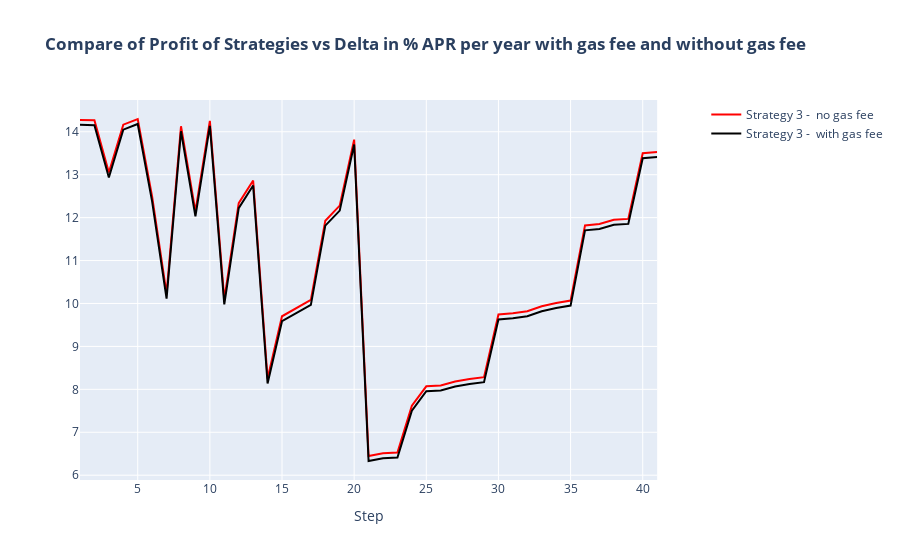

The code cell stored with this chart in its notebook:
### Code cell
fig = make_subplots(subplot_titles=('' ), specs=[[{"secondary_y": True}]])

fig.add_trace(go.Scatter(x=z, y=pr33, line=dict(color='red'), name='Strategy 3 -  no gas fee'), secondary_y=False)
fig.add_trace(go.Scatter(x=z, y=pr33_gas, line=dict(color='black'), name='Strategy 3 -  with gas fee'), secondary_y=False)
#fig.add_trace(go.Scatter(x=z, y=pr22, line=dict(color='green'), name='Strategy 2 - TVL Velosity no gas fee'), secondary_y=True)
#fig.add_trace(go.Scatter(x=z, y=pr22_gas, line=dict(color='green'), name='Strategy 2 - TVL Velosity with gas fee'), secondary_y=True)
#fig.add_trace(go.Scatter(x=z, y=pr33, line=dict(color='grey'), name='Strategy 3 - TVL vs Delta'), secondary_y=False)


fig.update_layout(title_text='<b>Compare of Profit of Strategies vs Delta in % APR per year with gas fee and without gas fee </b>')
fig.update_xaxes(title_text='Step')
fig.show()

### Figure 1 — Plotly figure (JSON) as saved in the notebook; plotly's stock layout.template omitted (floating-point values rounded to 4 significant figures)
{"data": [{"line": {"color": "red"}, "name": "Strategy 3 -  no gas fee", "type": "scatter", "x": [1, 2, 3, 4, 5, 6, 7, 8, 9, 10, 11, 12, 13, 14, 15, 16, 17, 18, 19, 20, 21, 22, 23, 24, 25, 26, 27, 28, 29, 30, 31, 32, 33, 34, 35, 36, 37, 38, 39, 40, 41], "xaxis": "x", "y": [14.28, 14.27, 13.05, 14.17, 14.3, 12.49, 10.23, 14.13, 12.15, 14.26, 10.1, 12.34, 12.86, 8.251, 9.702, 9.899, 10.08, 11.93, 12.28, 13.82, 6.447, 6.51, 6.529, 7.618, 8.071, 8.09, 8.184, 8.241, 8.283, 9.743, 9.772, 9.819, 9.935, 10.01, 10.07, 11.82, 11.85, 11.95, 11.97, 13.5, 13.53], "yaxis": "y"}, {"line": {"color": "black"}, "name": "Strategy 3 -  with gas fee", "type": "scatter", "x": [1, 2, 3, 4, 5, 6, 7, 8, 9, 10, 11, 12, 13, 14, 15, 16, 17, 18, 19, 20, 21, 22, 23, 24, 25, 26, 27, 28, 29, 30, 31, 32, 33, 34, 35, 36, 37, 38, 39, 40, 41], "xaxis": "x", "y": [14.16, 14.15, 12.94, 14.05, 14.18, 12.37, 10.11, 14.01, 12.03, 14.14, 9.98, 12.22, 12.75, 8.135, 9.586, 9.783, 9.969, 11.81, 12.16, 13.7, 6.331, 6.394, 6.414, 7.502, 7.955, 7.974, 8.068, 8.126, 8.167, 9.627, 9.656, 9.703, 9.819, 9.894, 9.951, 11.7, 11.74, 11.83, 11.85, 13.38, 13.41], "yaxis": "y"}], "layout": {"title": {"text": "<b>Compare of Profit of Strategies vs Delta in % APR per year with gas fee and without gas fee </b>"}, "xaxis": {"anchor": "y", "domain": [0, 0.94], "title": {"text": "Step"}}, "yaxis": {"anchor": "x", "domain": [0, 1]}, "yaxis2": {"anchor": "x", "overlaying": "y", "side": "right"}}}
